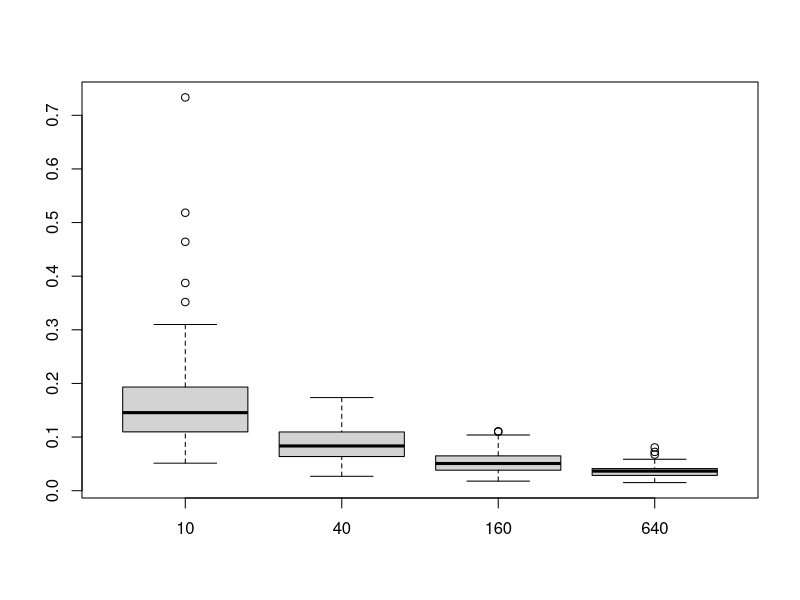
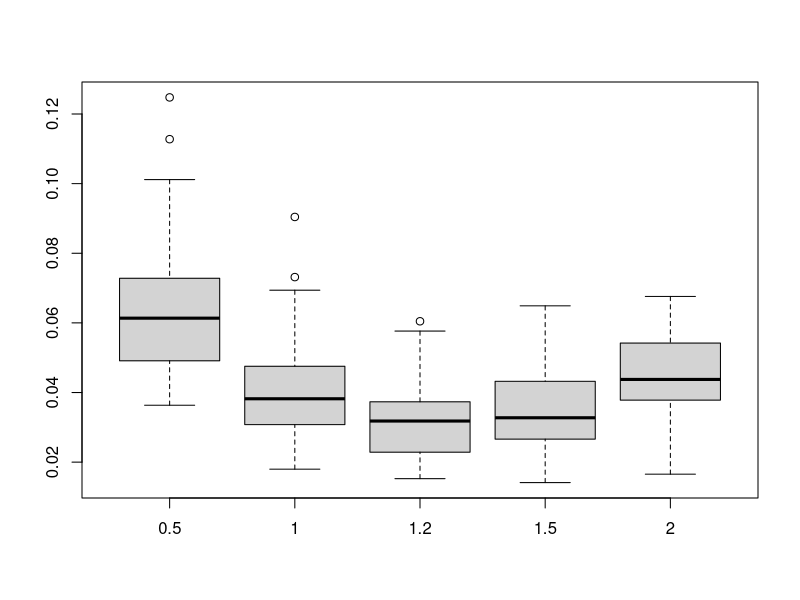

The R script that drew these images, in order:

##########
#gyak4
##########

#surusegfv becslesnel: konvergencia vizsgalata 
n=c(10,40,160,640)
est=matrix(0,100,4)
for(j in 1:100) {
  for (i in 1:length(n)) {
    x=rnorm(n[i])
    yy=density(x,adjust=1.2)
    yd=yy$y
    xd=yy$x
    est[j,i]=max(abs(yd-dnorm(xd)))
  }
}

#HF1:
#a/ hogyan tudnánk ábrázolni?
boxplot(est,names=n)
#b/ nézzük meg különböző adjust értékekre és nézzük meg, melyik a legjobb
n=640
adj=c(0.5,1,1.2,1.5,2)
est=matrix(0,100,length(adj))
for(j in 1:100) {
  for (i in 1:length(adj)) {
    x=rnorm(n)
    yy=density(x,adjust=adj[i])
    yd=yy$y
    xd=yy$x
    est[j,i]=max(abs(yd-dnorm(xd)))
  }
}
boxplot(est,names=adj)

###
#Cauchy pelda
####

# neg log likelihood sfvbol
mlogl <- function(mu, x) {
  sum(-dcauchy(x, location = mu, log = TRUE))
}
# es kepletbol
mlogl2 <- function(mu, x) {
  sum(log(1 + (x - mu)^2))
}
#reprodukalhato legyen a szimulacio
n <- 30
set.seed(42)
x <- rcauchy(n)
#µ=0 de mi becsuljuk

mu.start <- median(x)
mu.start
#[1] -0.1955062
out <- nlm(mlogl, mu.start, x = x)
mu.hat <- out$estimate
mu.hat
#[1] -0.1816501
#masikbol
out2 <- nlm(mlogl2, mu.start, x = x)
mu.hat <- out$estimate
mu.hat
#[1] -0.1816501
#ugyanaz
############
# Szimulacio: melyik a jobb: a median vagy az ML becsles
nsim <- 100
mu.hat=rep(0,times=n)
mu.twiddle=mu.hat
mu.atl=mu.hat
mu <- 0
for (i in 1:nsim) {
  xsim <- rcauchy(n, location = mu)
  mu.start <- median(xsim)
  out <- nlm(mlogl, mu.start, x = xsim)
  mu.hat[i] <- out$estimate
  mu.twiddle[i] <- mu.start
  mu.atl[i]=mean(xsim)
}
mean((mu.hat - mu)^2)
#
mean((mu.atl - mu)^2)
mean((mu.twiddle - mu)^2)
#HF2: tehát akkor melyik is a jobb és mennyivel?